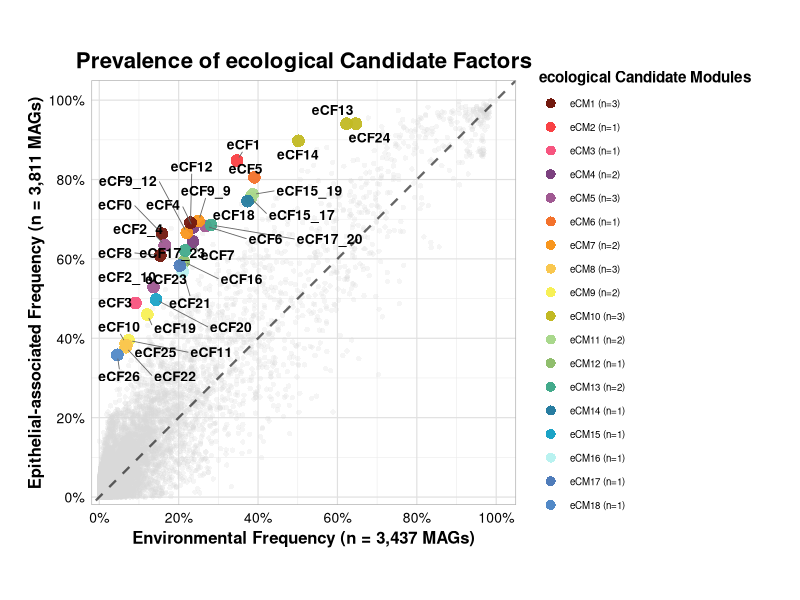
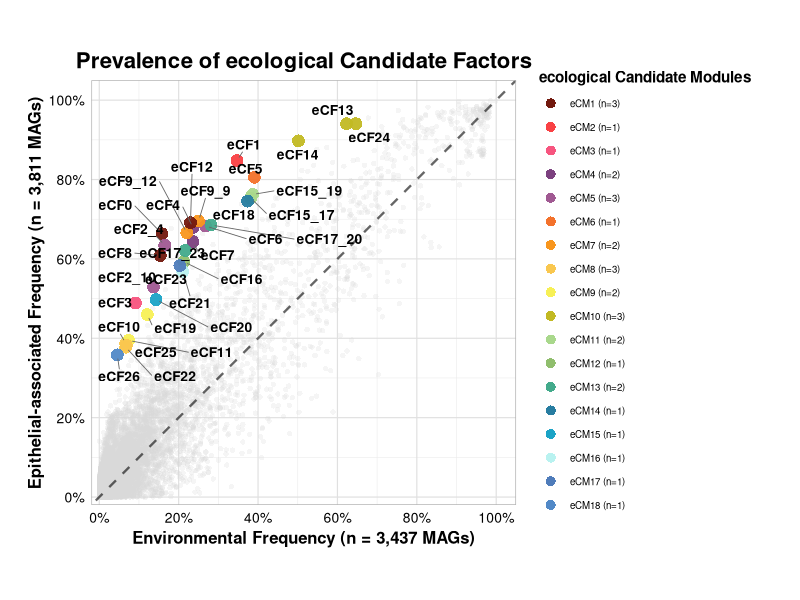
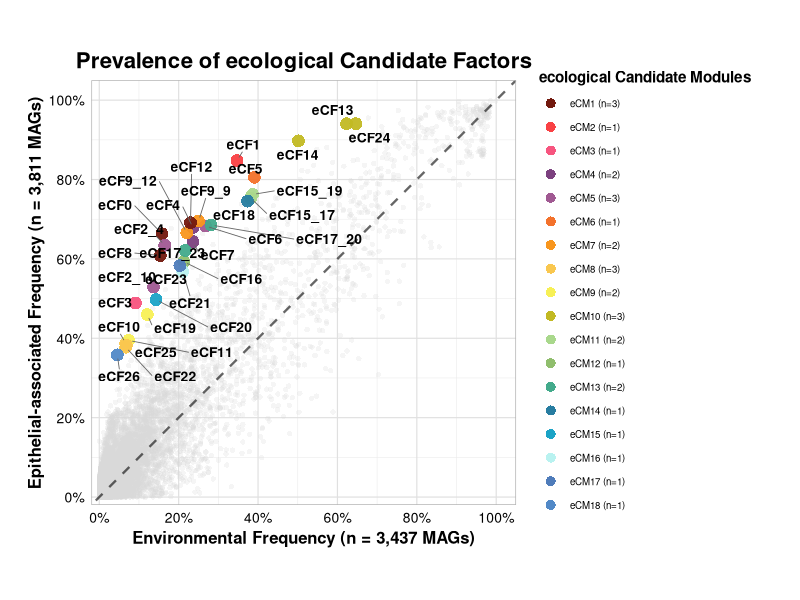

The R script that drew these images, in order:
library(ggplot2)
library(dplyr)
library(ggrepel)
# Input files are resolved relative to repository root; no setwd needed.
top_data <- read.csv("data/figure2/top0.2_statistics_with_modules.csv")
random_data <- read.csv("data/figure2/2C_random_statistics_with_preference.csv")

module_colors <- c(
  "#72190E", "#f94144", "#F7557F", "#7C417F", "#A05992",
  "#f3722c", "#f8961e", "#f9c74f", "#F7F056",
  "#C2B923", "#A9D88C", "#90be6d", "#43aa8b",
  "#277da1", "#1BA3C6", "#B9F2F0", "#4F7CBA", "#5289C7"
)

module_order <- unique(top_data$module)
module_nums <- as.numeric(gsub("module", "", module_order))
sorted_modules <- module_order[order(module_nums)]
names(module_colors) <- sorted_modules

top_data$module <- factor(top_data$module, levels = sorted_modules)

module_counts <- top_data %>%
  group_by(module) %>%
  summarise(n_pogs = n(), .groups = "drop") %>%
  arrange(factor(module, levels = sorted_modules))

module_labels <- paste0(sub("^module", "eCM", module_counts$module), " (n=", module_counts$n_pogs, ")")
names(module_labels) <- module_counts$module

p <- ggplot() +
  geom_point(
    data = random_data,
    aes(x = gem_freq, y = human_freq),
    color = "gray85", alpha = 0.25, size = 1.5, shape = 16
  ) +

  geom_point(
    data = top_data,
    aes(x = gem_freq, y = human_freq, color = module),
    size = 4, alpha = 0.95, shape = 16
  ) +

  geom_abline(
    intercept = 0, slope = 1, linetype = "dashed",
    color = "black", alpha = 0.6, linewidth = 0.8
  ) +

  geom_text_repel(
    data = top_data,
    aes(x = gem_freq, y = human_freq, label = sub("^CF", "eCF", cf_id)),
    size = 3.5, box.padding = 0.35, point.padding = 0.25,
    min.segment.length = 0.25, max.overlaps = 30,
    color = "black", fontface = "bold",
    segment.color = "gray40", segment.size = 0.3
  ) +

  scale_x_continuous(
    limits = c(0, 1),
    breaks = seq(0, 1, 0.2),
    labels = scales::percent_format(accuracy = 1),
    expand = expansion(mult = c(0.02, 0.05))
  ) +
  scale_y_continuous(
    limits = c(0, 1),
    breaks = seq(0, 1, 0.2),
    labels = scales::percent_format(accuracy = 1),
    expand = expansion(mult = c(0.02, 0.05))
  ) +

  scale_color_manual(
    name = "ecological Candidate Modules",
    values = module_colors,
    labels = module_labels,
    guide = guide_legend(
      override.aes = list(size = 3, alpha = 1, shape = 16)
    )
  ) +

  labs(
    x = "Environmental Frequency (n = 3,437 MAGs)",
    y = "Epithelial-associated Frequency (n = 3,811 MAGs)",
    title = "Prevalence of ecological Candidate Factors",
  ) +

  coord_fixed(ratio = 1) +

  theme_minimal(base_size = 11) +
  theme(
    plot.title = element_text(
      face = "bold",
      size = 16,
      hjust = 0.5,
      margin = margin(b = 5)
    ),
    axis.title = element_text(face = "bold", size = 12),
    axis.text = element_text(size = 10, color = "black"),


    legend.position = "right",
    legend.title = element_text(
      face = "bold",
      size = 11,
      margin = margin(b = 5)
    ),
    legend.text = element_text(size = 7),
    legend.key.size = unit(0.6, "cm"),
    legend.spacing.y = unit(0.1, "cm"),

    panel.grid.major = element_line(
      color = "gray88",
      linewidth = 0.4,
      linetype = "solid"
    ),
    panel.grid.minor = element_line(
      color = "gray92",
      linewidth = 0.2,
      linetype = "solid"
    ),
    panel.background = element_rect(fill = "white", color = NA),
    plot.background = element_rect(fill = "white", color = NA),
    panel.border = element_rect(fill = NA, color = "gray70", linewidth = 0.5),

    plot.margin = margin(20, 30, 20, 20)
  )

print(p)

ggsave(file.path("outputs/Figure2", "FigureS2C_CF_Prevalence_Scatter.pdf"),
  plot = p,
  width = 10,
  height = 8,
  dpi = 300
)

ggsave(file.path("outputs/Figure2", "FigureS2C_CF_Prevalence_Scatter.png"),
  plot = p,
  width = 10,
  height = 8,
  dpi = 300
)

cat("Figure2D prevalence scatter completed.\n")
cat("Outputs: outputs/Figure2/FigureS2C_CF_Prevalence_Scatter.pdf/png\n")
